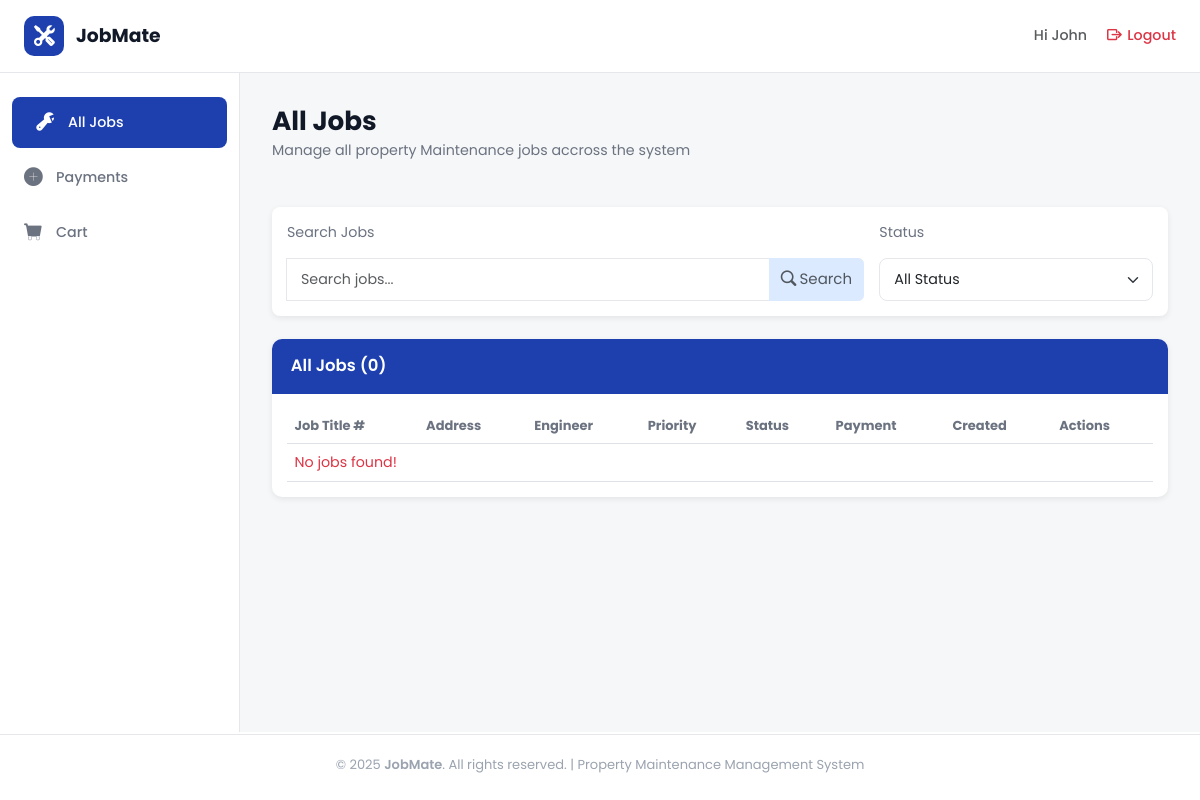
Before: /jobs/all_jobs/ (signed in) with the older database file.
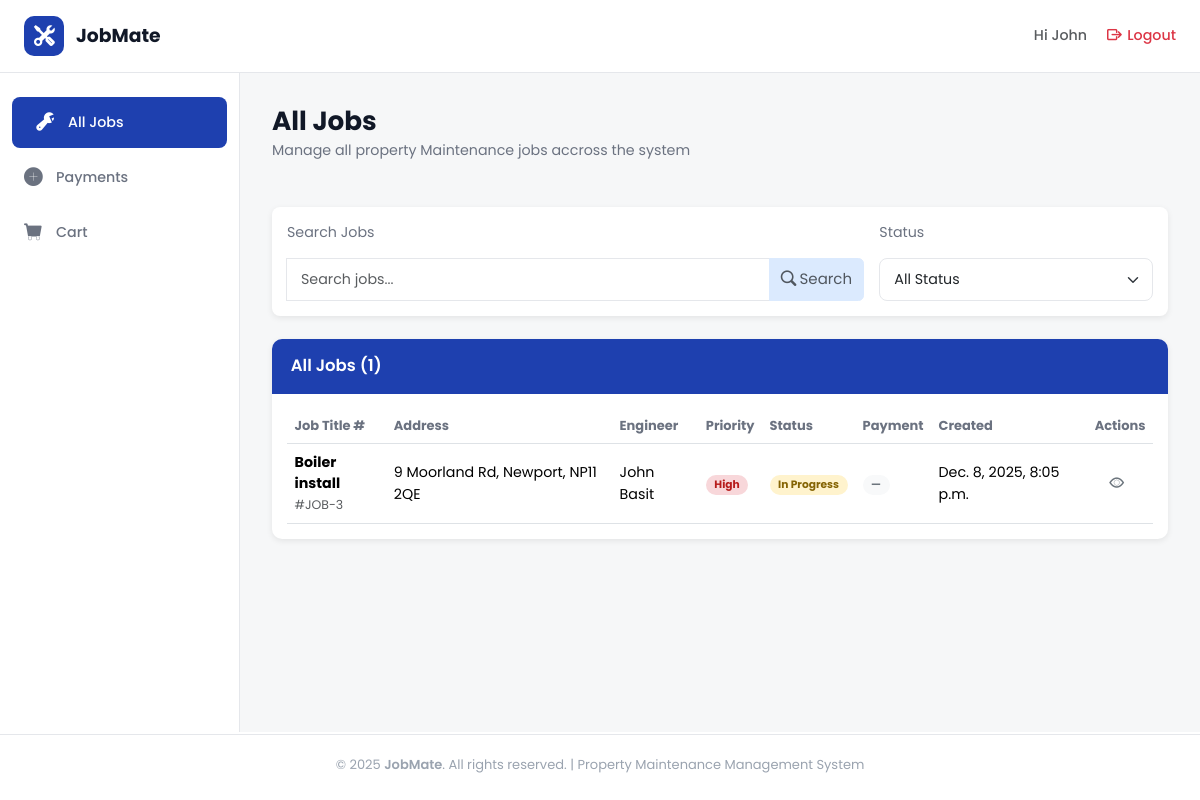
After: the same page with the newer database file.
### jobs/models.py (models this page shows, shortened)
class Job(models.Model):
    PRIORITY_CHOICES = [
        ('high', 'High'),
        ('medium', 'Medium'),
        ('low', 'Low'),
    ]
    CATEGORY_CHOICES = [
        ('plumbing', 'Plumbing'),
        ('heating', 'Heating'),
        ('electrical', 'Electrical'),
    ]
    STATUS_CHOICES = [
        ("pending", "Pending"),
        ("in_progress", "In Progress"),
        ("completed", "Completed"),
        ("cancelled", "Cancelled"),
    ]
    job_title = models.CharField(max_length=100)
    property_owner = models.CharField(max_length=100)
    address = models.CharField(max_length=200)
    city = models.CharField(max_length=100)
    post_code = models.CharField(max_length=20)
    tenant_name = models.CharField(
        max_length=100,
        null=True,
        blank=True
    )
    tenant_phone = models.CharField(
        max_length=20,
        null=True,
        blank=True
    )
    tenant_email = models.EmailField(
        max_length=254,
        null=True,
        blank=True
    )
    priority = models.CharField(
        max_length=20,
        choices=PRIORITY_CHOICES,
        default='medium'
    )
    category = models.CharField(
        max_length=20,
        choices=CATEGORY_CHOICES
    )
    status = models.CharField(
        max_length=20,
        choices=STATUS_CHOICES,
        default="pending"
    )
    description = models.TextField()
    created_at = models.DateTimeField(auto_now_add=True)
    updated_at = models.DateTimeField(auto_now=True)
    due_date = models.DateField()
    estimated_hours = models.DecimalField(
        max_digits=4,
        decimal_places=1,
        null=True,
        blank=True
    )
    job_cost = models.DecimalField(
        max_digits=10,
        decimal_places=2,
        null=True,
        blank=True
    )
    assigned_engineer = models.ForeignKey(
        User,
        on_delete=models.SET_NULL,
        null=True,
        blank=True,
        related_name="assigned_jobs"
    )

### jobs/views.py (the view)
# urls.py: path('all_jobs/', views.all_jobs, name='all_jobs'),
@login_required
def all_jobs(request):
    user = request.user
    search_query = request.GET.get("search_term")
    status_filter = request.GET.get("status_filter")
    if user.profile.role != "Admin":
        job_list = Job.objects.filter(assigned_engineer=user)
    else:
        job_list = Job.objects.all()
    if search_query:
        job_list = job_list.filter(
            Q(job_title__icontains=search_query) |
            Q(address__icontains=search_query) |
            Q(city__icontains=search_query) |
            Q(post_code__icontains=search_query))
    if status_filter:
        job_list = job_list.filter(status=status_filter)
    return render(request, 'all_jobs.html', {"job_list": job_list})

### jobs/templates/all_jobs.html (shortened to what this page needs)
{% extends "dashboard_base.html" %}
{% load static %}
{% block content %}
<div class="heading-section d-flex flex-column justify-content-between flex-md-row">
  <div class="row">
    <h1 class="section-title">All Jobs</h1>
    <p class="section-subtitle">
      Manage all property Maintenance jobs accross the system
    </p>
  </div>
</div>
<div class="filter-container d-flex flex-grow-1 flex-column justify-content-between flex-md-row gap-3 mb-4 ">
  <div class="search-col col-8">
    <p class="section-subtitle">Search Jobs</p>
    <form class="input-group" method="GET">
      <input type="text" name="search_term" class="form-control" placeholder="Search jobs..." />
      <button type="submit" class="btn btn-secondary text-muted">
        <i class="bi bi-search me-1"></i>Search
      </button>
    </form>
  </div>
<form class="col" method="GET">
    <p class="section-subtitle">Status</p>
    <select class="form-select" name="status_filter" onchange="this.form.submit()">
        <option value="">All Status</option>
    </select>
</form>
</div>
  <div>
    <div class="table-container">
      <div class="table-header">All Jobs ({{ job_list.count }})</div>
      <div class="table-responsive p-3">
        <table class="table align-middle mb-0">
          <thead class="table-head">
            <tr>
              <th>Job Title #</th>
              <th>Address</th>
              <th>Engineer</th>
              <th>Priority</th>
              <th>Status</th>
              <th>Payment</th>
              <th>Created</th>
              <th>Actions</th>
            </tr>
          </thead>
          <tbody>
            {% for job in job_list %}
            <tr class="test">
              <td data-label="Job Title">
                <strong>{{ job.job_title}}</strong><br /><small class="text-muted">#JOB-{{ job.id }}</small>
              </td>
              <td data-label="Address">{{ job.address }}, {{ job.city }}, {{ job.post_code }}</td>
              <td data-label="Engineer">{{ job.assigned_engineer.first_name }} {{ job.assigned_engineer.last_name }}
              </td>
              <td data-label="Priority">
                <span class="badge badge-rounded
                {% if job.priority == 'high' %} badge-high
                {% elif job.priority == 'medium' %}badge-medium
                {% elif job.priority == 'low' %}badge-low
                {% endif %}">
                  {{ job.get_priority_display }}
                </span>
              </td>
              <td data-label="Status">
                <span class="badge badge-rounded
                {% if job.status == 'pending' %}badge-pending
                {% elif job.status == 'in_progress' %}badge-progress
                {% elif job.status == 'completed' %}badge-completed
                {% elif job.status == 'cancelled' %}bg-danger
                {% endif %} ">
                  {{ job.get_status_display }}
                </span>
              </td>
              <td data-label="Payment">
                <span class="badge badge-rounded bg-light text-secondary">—</span>
              </td>
              <td data-label="Created">{{ job.created_at}}</td>
              <td data-label="Actions">
                <div class="d-flex flex-row justify-content-around">
                  <a href="{% url 'jobs:job_detail' job_id=job.id %}" class="text-secondary me-2"><i class="bi bi-eye"></i></a>
                </div>
              </td>
            </tr>
            {% empty %}
            <tr>
              <td colspan="8" class="text-danger">No jobs found!</td>
            </tr>
            {% endfor %}
          </tbody>
        </table>
      </div>
    </div>
  </div>
  {% endblock %}

### templates/dashboard_base.html (shortened to what this page needs)
{% extends "base.html" %}
{% load static %}
{% block body %}
<header class="top-header">
  <div class="logo-section">
    <a href="{% url 'home:home' %}">
      <div class="logo-icon">
        <i class="bi bi-tools"></i>
      </div>
      <span class="logo-text">JobMate</span>
    </a>
  </div>
  <div class="header-right">
    <div class="user-info">
      <a href="{% url 'users:profile_settings' %}" class="text-decoration-none text-muted"><span>Hi {% if request.user.is_authenticated and request.user.first_name == "" %}
        {{ request.user.username }}
        {% else %}
         {{request.user.first_name}}
          {% endif %} </span></a>
    </div>
    <a href="{% url 'account_logout' %}" class="logout-btn text-danger">
      <i class="bi bi-box-arrow-right"></i>
      <span>Logout</span>
    </a>
  </div>
</header>
<div class="dashboard-layout">
  <aside class="sidebar">
    <ul class="sidebar-nav">
      <li>
        <a href="{% url 'jobs:all_jobs' %}"
          class="{% if request.resolver_match.url_name == 'all_jobs' %}active{% endif %}">
          <i class="bi bi-wrench-adjustable"></i>
          <span>All Jobs</span>
        </a>
      </li>
      <li>
        <a href="{% url 'cart:payments' %}"
          class="{% if request.resolver_match.url_name == 'payments' %}active nav-link disabled{% endif %}">
          <i class="bi bi-plus-circle-fill"></i>
          <span>Payments</span>
        </a>
      </li>
      <li>
        <a href="{% url 'cart:basket' %}"
          class="{% if request.resolver_match.url_name == 'basket' %}active nav-link disabled{% endif %}">
          <i class="bi bi-cart-fill"></i>
          <span>Cart</span>
        </a>
      </li>
    </ul>
  </aside>
  <main class="main-content">
    {% block content %} {% endblock %}
  </main>
</div>
{% endblock %}

### templates/base.html (shortened to what this page needs)
{% load static %}
<!DOCTYPE html>
<html lang="en">
<head>
    <link href="https://cdn.jsdelivr.net/npm/bootstrap@5.3.3/dist/css/bootstrap.min.css" rel="stylesheet">
    <link href="https://cdn.jsdelivr.net/npm/bootstrap-icons@1.11.3/font/bootstrap-icons.css" rel="stylesheet">
    <link rel="stylesheet" href="{% static 'css/base.css' %}?v=20251012">
    <link rel="stylesheet" href="{% static 'css/home.css' %}?v=20251012">
    <link rel="stylesheet" href="{% static 'css/accounts.css' %}?v=20251012">
    <link rel="stylesheet" href="{% static 'css/dashboard_base.css' %}?v=20251012">
    <link rel="stylesheet" href="{% static 'css/tables.css' %}?v=20251012">
    <link rel="stylesheet" href="{% static 'css/form.css' %}?v=20251012">
    <link rel="stylesheet" href="{% static 'css/job_detail.css' %}?v=20251012">
    <link rel="stylesheet" href="{% static 'css/delete.css' %}?v=20251012">
    <link rel="stylesheet" href="{% static 'css/cart.css' %}?v=20251012">
    <link rel="stylesheet" href="{% static 'css/404.css' %}?v=20251012">
</head>
<body class="d-flex flex-column min-vh-100">
    <main class="flex-grow-1 d-flex flex-column">
        {% block body %}{% endblock %}
    </main>
    {% if not hide_footer %}
    <footer class="site-footer">
        © 2025 <span class="fw-semibold">JobMate</span>. All rights reserved. |
        Property Maintenance Management System
    </footer>
    {% endif %}
</body>
</html>

### static/css/base.css (style rules this page uses)
html { font-size: 15px; }
:root { --jm-blue-600: #2563eb; --jm-blue-700: #1e40af; --jm-default: #ffffff; --jm-main: #e5e7eb; --jm-secondary: #1e40af; --jm-accent: #dbeafe; --jm-accent-light: #f6f7f8; --jm-links: #2563eb; --jm-other: #fecaca; --ink: #111827; --muted: #6b7280; --muted-2: #9aa3af; --footer-bg: #0f172a; --input: #f3f3f6; --card-radius: 14px; --tile-radius: 18px; --shadow-soft: 0 8px 16px rgba(15, 23, 42, 0.06); --shadow-tile: 0 14px 30px rgba(37, 99, 235, 0.25); --shadow-cta: 0 10px 22px rgba(29, 78, 216, 0.25); --purple: #7e22ce; --input-border: #D1D5DB; --topbar-h: 66px; --footer-h: 20px; --sidebar-width: 240px; }
* { box-sizing: border-box; }
body { font-family: "Poppins", system-ui, -apple-system, Segoe UI, Roboto, Helvetica, Arial, sans-serif; font-size: 0.95rem; color: var(--ink); background: var(--page-bg); margin: 0 auto; }
.btn-secondary { background-color: var(--jm-accent) !important; border-color: var(--jm-accent) !important; font-size: 1rem; transition: all 0.25s ease; color: var(--ink); }
.bi::before { font-weight: bold !important; }
.section-title { font-weight: 700; font-size: 1.75rem; color: var(--ink); margin-bottom: 0.25rem; }
.section-subtitle { color: var(--muted); }
.site-footer { padding: var(--footer-h) 0 26px; margin-top: auto; text-align: center; color: var(--muted-2); border-top: var(--jm-main) 1px solid; font-size: small; }

### static/css/accounts.css (style rules this page uses)
.form-control, .form-select { border-radius: 8px; border: 1px solid #e5e7eb; padding: 10px 14px; font-size: 0.95rem; transition: border-color .2s, box-shadow .2s; }

### static/css/dashboard_base.css (style rules this page uses)
.dashboard-layout { display: flex; max-width: 1800px; margin: 0 auto; width: 100%; }
.main-content { flex: 1; padding: 32px; background-color: var(--jm-accent-light); overflow-y: auto; height: calc(100vh - 55px - var(--topbar-h) - var(--footer-h)); }
.top-header { background: var(--jm-default); border-bottom: 1px solid var(--jm-main); margin: 0 auto; padding: 16px 24px; display: flex; justify-content: space-between; align-items: center; position: sticky; max-width: 1800px; width: 100%; top: 0; z-index: 1000; }
.logo-section { display: flex; align-items: center; gap: 12px; }
.logo-section a { display: flex; align-items: center; gap: 12px; text-decoration: none; }
.logo-icon { width: 40px; height: 40px; background: var(--jm-blue-700); border-radius: 10px; display: flex; align-items: center; justify-content: center; color: var(--jm-default); font-size: 20px; }
.logo-text { font-size: 1.25rem; font-weight: 700; color: var(--ink); }
.header-right { display: flex; align-items: center; gap: 20px; }
.user-info { display: flex; align-items: center; gap: 8px; color: var(--muted); font-weight: 500; }
.logout-btn { color: var(--muted); text-decoration: none; display: flex; align-items: center; gap: 6px; font-weight: 500; transition: color 0.3s; }
.sidebar { width: var(--sidebar-width); background: var(--jm-default); border-right: 1px solid var(--jm-main); padding: 24px 0; position: sticky; top: 73px; overflow-y: auto; }
.sidebar-nav { list-style: none; padding: 0; margin: 0; }
.sidebar-nav li { margin-bottom: 4px; }
.sidebar-nav a { display: flex; align-items: center; gap: 12px; padding: 12px 24px; color: var(--muted); text-decoration: none; font-weight: 500; transition: all 0.3s; }
.sidebar-nav a.active { background: var(--jm-blue-700); color: white; border-radius: 8px; margin: 0 12px; }
.sidebar-nav a i { font-size: 18px; width: 20px; }

### static/css/tables.css (style rules this page uses)
.heading-section { margin-bottom: 1rem; }
.filter-container { background-color: var(--jm-default); margin-top: 2rem; padding: 1rem; border-radius: 8px; box-shadow:0 2px 6px rgba(0,0,0,0.08); }
.table-container { border-radius: 10px; overflow: hidden; box-shadow: 0 2px 6px rgba(0, 0, 0, 0.08); background: white; }
.table-header { background-color: var(--jm-blue-700); color: var(--jm-default); padding: 1rem 1.25rem; font-weight: 600; font-size: 1.1rem; width: 100%; }
.table-head th { color: var(--muted); font-size: small; }
.badge-rounded { border-radius: 1rem; padding: 0.4em 0.8em; }
.badge-high { background-color: #f8d7da; color: #b71c1c; }
.badge-progress { background-color: #fff3cd; color: #856404; }

Changed rows visible on the page:
now on this page (row edited): Job: job_title "Boiler install", id "3", address "9 Moorland Rd", city "Newport", post_code "NP11 2QE", assigned_engineer.first_name "John", assigned_engineer.last_name "Basit", priority "High", status "In Progress", created_at "Dec. 8, 2025, 8:05 p.m."
Other visible differences:
{{ job_list.count }}: "0" → "1"
text no longer shown: "No jobs found!"
